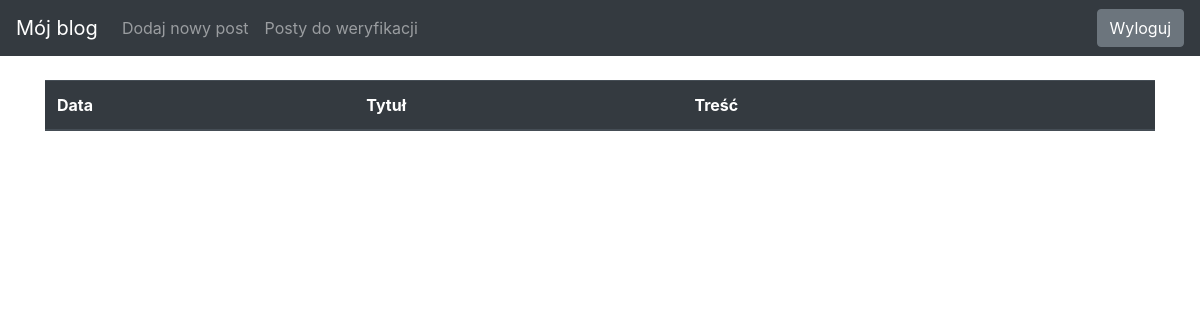
Before: /drafts/ (signed in) with the older database file.
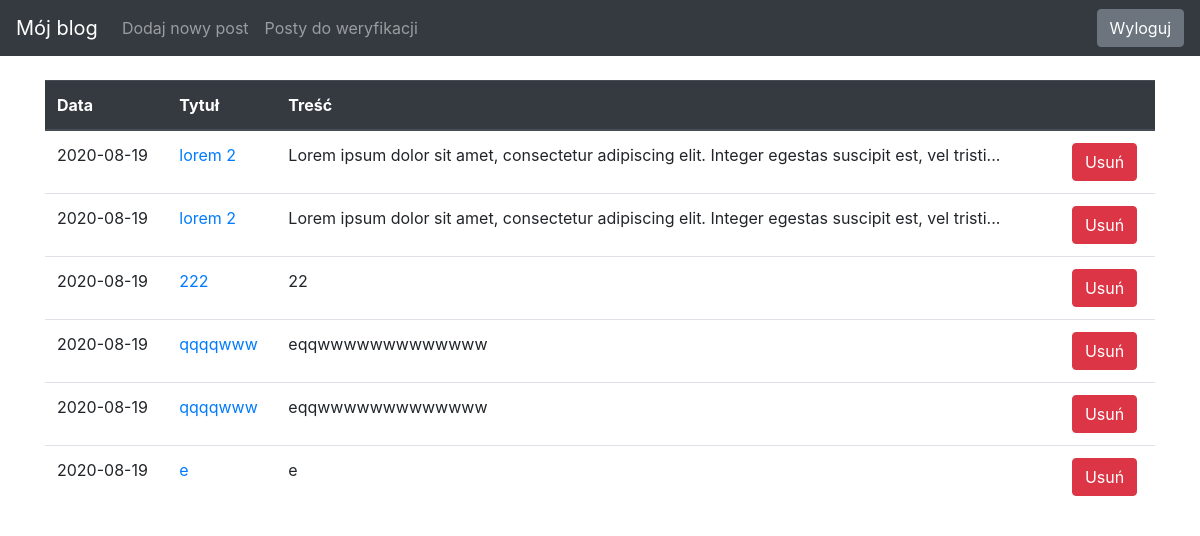
After: the same page with the newer database file.
### blog/models.py (models this page shows)
class Entry(db.Model):
   id = db.Column(db.Integer, primary_key=True)
   title = db.Column(db.String(80), nullable=False)
   body = db.Column(db.Text, nullable=False)
   pub_date = db.Column(db.DateTime, nullable=False,
                        default=datetime.datetime.utcnow)
   is_published = db.Column(db.Boolean, default=False)

### blog/routes.py (the view)
@app.route("/drafts/", methods=["GET"])
@login_required
def list_drafts():
    draft_posts = Entry.query.filter_by(
        is_published=False).order_by(Entry.pub_date.desc())
    return render_template("list_drafts.html", drafts=draft_posts)

### blog/routes.py (called while the page is built)
def login_required(view_func):
    @functools.wraps(view_func)
    def check_permissions(*args, **kwargs):
        if session.get('logged_in'):
            return view_func(*args, **kwargs)
        return redirect(url_for('login', next=request.path))
    return check_permissions

### blog/templates/list_drafts.html
{% extends "base.html" %} {% block content %}
<table class="table table-hover">
  <thead class="table thead-dark">
    <tr>
      <th scope="col">Data</th>
      <th scope="col">Tytuł</th>
      <th scope="col">Treść</th>
      <th scope="col"></th>
    </tr>
  </thead>
  <tbody>
    {% for post in drafts %}
    <tr>
      <td>
        {{ post.pub_date.strftime('%Y-%m-%d') }}
      </td>
      <td>
        <a href="{{ url_for('edit_entry', entry_id=post.id) }}">
          {{ post.title }}
        </a>
      </td>
      <td>
        {{ post.body|truncate(100, true) }}
      </td>
      <td>
        <form
          action="{{ url_for('delete_entry', entry_id=post.id) }}"
          method="POST"
        >
          <button type="submit" class="btn btn-danger">Usuń</button>
        </form>
      </td>
    </tr>
    {% endfor %}
  </tbody>
</table>
{% endblock %}

Changed rows visible on the page:
added Entry: pub_date "2020-08-19", title "lorem 2", body "Lorem ipsum dolor sit amet, consectetur adipiscing elit. Integer egestas suscipit est, vel tristi..."
added Entry: pub_date "2020-08-19", title "lorem 2", body "Lorem ipsum dolor sit amet, consectetur adipiscing elit. Integer egestas suscipit est, vel tristi..."
added Entry: pub_date "2020-08-19", title "222", body "22"
added Entry: pub_date "2020-08-19", title "qqqqwww", body "eqqwwwwwwwwwwwww"
added Entry: pub_date "2020-08-19", title "qqqqwww", body "eqqwwwwwwwwwwwww"
now on this page (row edited): Entry: pub_date "2020-08-19", title "e", body "e"
